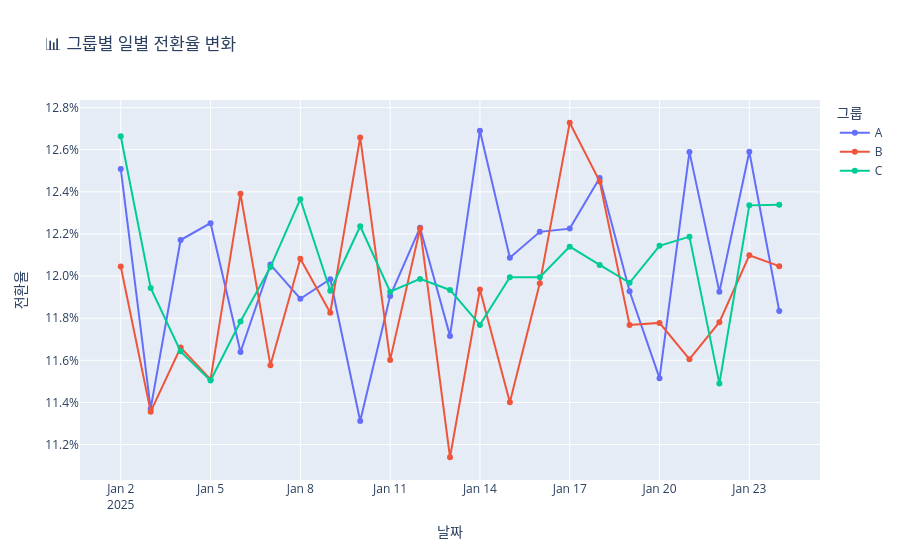

The notebook cell this image was saved under:
### Markdown cell above
- A, B, C 모든 그룹의 전환율은 대체로 11.5% ~ 12.5% 사이에 존재
- 특정 알고리즘이 전환율에 주는 영향이 통계적으로 유의하지 않을 가능성 높음

### Code cell
# ts 컬럼을 datetime 형식으로 변환
data['ts'] = pd.to_datetime(data['ts'])

# 그룹별 + 날짜별 전환율 계산
group_daily_conv = (
    data.groupby([data['ts'].dt.date, 'grp'])['converted']
    .agg(['sum', 'count'])
    .reset_index()
    .rename(columns={'sum': 'converted', 'count': 'total', 'ts': 'date'})
)

group_daily_conv['conversion_rate'] = group_daily_conv['converted'] / group_daily_conv['total']

# 시각화
fig = px.line(
        group_daily_conv, 
        x='date', 
        y='conversion_rate', 
        color='grp',
        title='📊 그룹별 일별 전환율 변화',
        labels={'date': '날짜', 'conversion_rate': '전환율', 'grp': '그룹'})

fig.update_traces(mode='lines+markers')
fig.update_layout(yaxis_tickformat=".1%", xaxis_title="날짜", yaxis_title="전환율")
fig.show()

### Figure 1 — Plotly figure (JSON) as saved in the notebook; plotly's stock layout.template omitted (floating-point values rounded to 4 significant figures)
{"data": [{"hovertemplate": "그룹=A<br>date=%{x}<br>전환율=%{y}<extra></extra>", "legendgroup": "A", "line": {"color": "#636efa", "dash": "solid"}, "marker": {"symbol": "circle"}, "mode": "lines+markers", "name": "A", "orientation": "v", "showlegend": true, "type": "scatter", "x": ["2025-01-02", "2025-01-03", "2025-01-04", "2025-01-05", "2025-01-06", "2025-01-07", "2025-01-08", "2025-01-09", "2025-01-10", "2025-01-11", "2025-01-12", "2025-01-13", "2025-01-14", "2025-01-15", "2025-01-16", "2025-01-17", "2025-01-18", "2025-01-19", "2025-01-20", "2025-01-21", "2025-01-22", "2025-01-23", "2025-01-24"], "xaxis": "x", "y": [0.1251, 0.1137, 0.1217, 0.1225, 0.1164, 0.1205, 0.1189, 0.1199, 0.1131, 0.1191, 0.1223, 0.1172, 0.1269, 0.1209, 0.1221, 0.1223, 0.1247, 0.1193, 0.1152, 0.1259, 0.1193, 0.1259, 0.1183], "yaxis": "y"}, {"hovertemplate": "그룹=B<br>date=%{x}<br>전환율=%{y}<extra></extra>", "legendgroup": "B", "line": {"color": "#EF553B", "dash": "solid"}, "marker": {"symbol": "circle"}, "mode": "lines+markers", "name": "B", "orientation": "v", "showlegend": true, "type": "scatter", "x": ["2025-01-02", "2025-01-03", "2025-01-04", "2025-01-05", "2025-01-06", "2025-01-07", "2025-01-08", "2025-01-09", "2025-01-10", "2025-01-11", "2025-01-12", "2025-01-13", "2025-01-14", "2025-01-15", "2025-01-16", "2025-01-17", "2025-01-18", "2025-01-19", "2025-01-20", "2025-01-21", "2025-01-22", "2025-01-23", "2025-01-24"], "xaxis": "x", "y": [0.1205, 0.1136, 0.1166, 0.1151, 0.1239, 0.1158, 0.1208, 0.1183, 0.1266, 0.116, 0.1223, 0.1114, 0.1194, 0.114, 0.1197, 0.1273, 0.1245, 0.1177, 0.1178, 0.1161, 0.1178, 0.121, 0.1205], "yaxis": "y"}, {"hovertemplate": "그룹=C<br>date=%{x}<br>전환율=%{y}<extra></extra>", "legendgroup": "C", "line": {"color": "#00cc96", "dash": "solid"}, "marker": {"symbol": "circle"}, "mode": "lines+markers", "name": "C", "orientation": "v", "showlegend": true, "type": "scatter", "x": ["2025-01-02", "2025-01-03", "2025-01-04", "2025-01-05", "2025-01-06", "2025-01-07", "2025-01-08", "2025-01-09", "2025-01-10", "2025-01-11", "2025-01-12", "2025-01-13", "2025-01-14", "2025-01-15", "2025-01-16", "2025-01-17", "2025-01-18", "2025-01-19", "2025-01-20", "2025-01-21", "2025-01-22", "2025-01-23", "2025-01-24"], "xaxis": "x", "y": [0.1266, 0.1194, 0.1164, 0.115, 0.1178, 0.1204, 0.1237, 0.1193, 0.1224, 0.1193, 0.1199, 0.1193, 0.1177, 0.1199, 0.1199, 0.1214, 0.1205, 0.1197, 0.1214, 0.1219, 0.1149, 0.1234, 0.1234], "yaxis": "y"}], "layout": {"legend": {"title": {"text": "그룹"}, "tracegroupgap": 0}, "title": {"text": "📊 그룹별 일별 전환율 변화"}, "xaxis": {"anchor": "y", "domain": [0, 1], "title": {"text": "날짜"}}, "yaxis": {"anchor": "x", "domain": [0, 1], "tickformat": ".1%", "title": {"text": "전환율"}}}}
